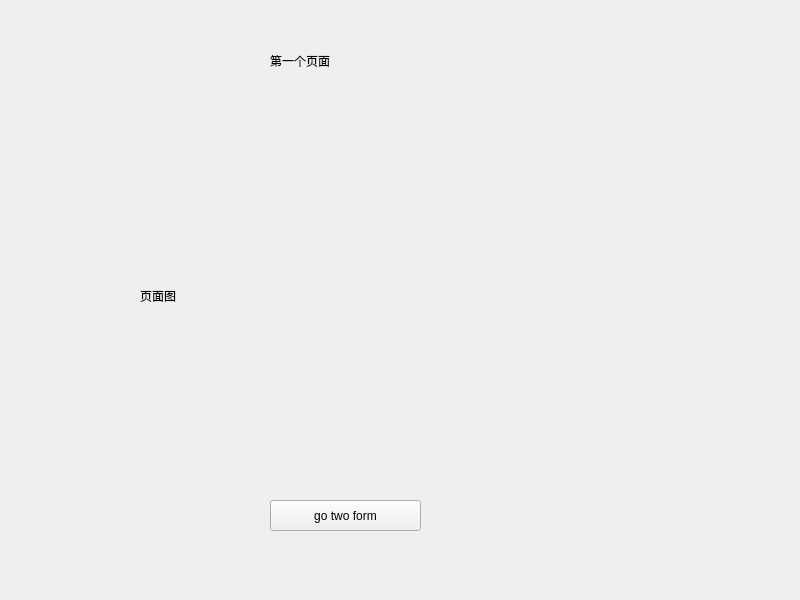
<?xml version="1.0" encoding="UTF-8"?>
<ui version="4.0">
 <class>oneform</class>
 <widget class="QWidget" name="oneform">
  <property name="geometry">
   <rect>
    <x>0</x>
    <y>0</y>
    <width>800</width>
    <height>600</height>
   </rect>
  </property>
  <property name="windowTitle">
   <string>oneform</string>
  </property>
  <widget class="QLabel" name="label">
   <property name="geometry">
    <rect>
     <x>270</x>
     <y>50</y>
     <width>111</width>
     <height>21</height>
    </rect>
   </property>
   <property name="text">
    <string>第一个页面</string>
   </property>
  </widget>
  <widget class="QLabel" name="label_2">
   <property name="geometry">
    <rect>
     <x>140</x>
     <y>150</y>
     <width>461</width>
     <height>291</height>
    </rect>
   </property>
   <property name="text">
    <string>页面图 </string>
   </property>
  </widget>
  <widget class="QPushButton" name="pushButton">
   <property name="geometry">
    <rect>
     <x>270</x>
     <y>500</y>
     <width>151</width>
     <height>31</height>
    </rect>
   </property>
   <property name="text">
    <string>go two form</string>
   </property>
  </widget>
 </widget>
 <resources/>
 <connections/>
</ui>
